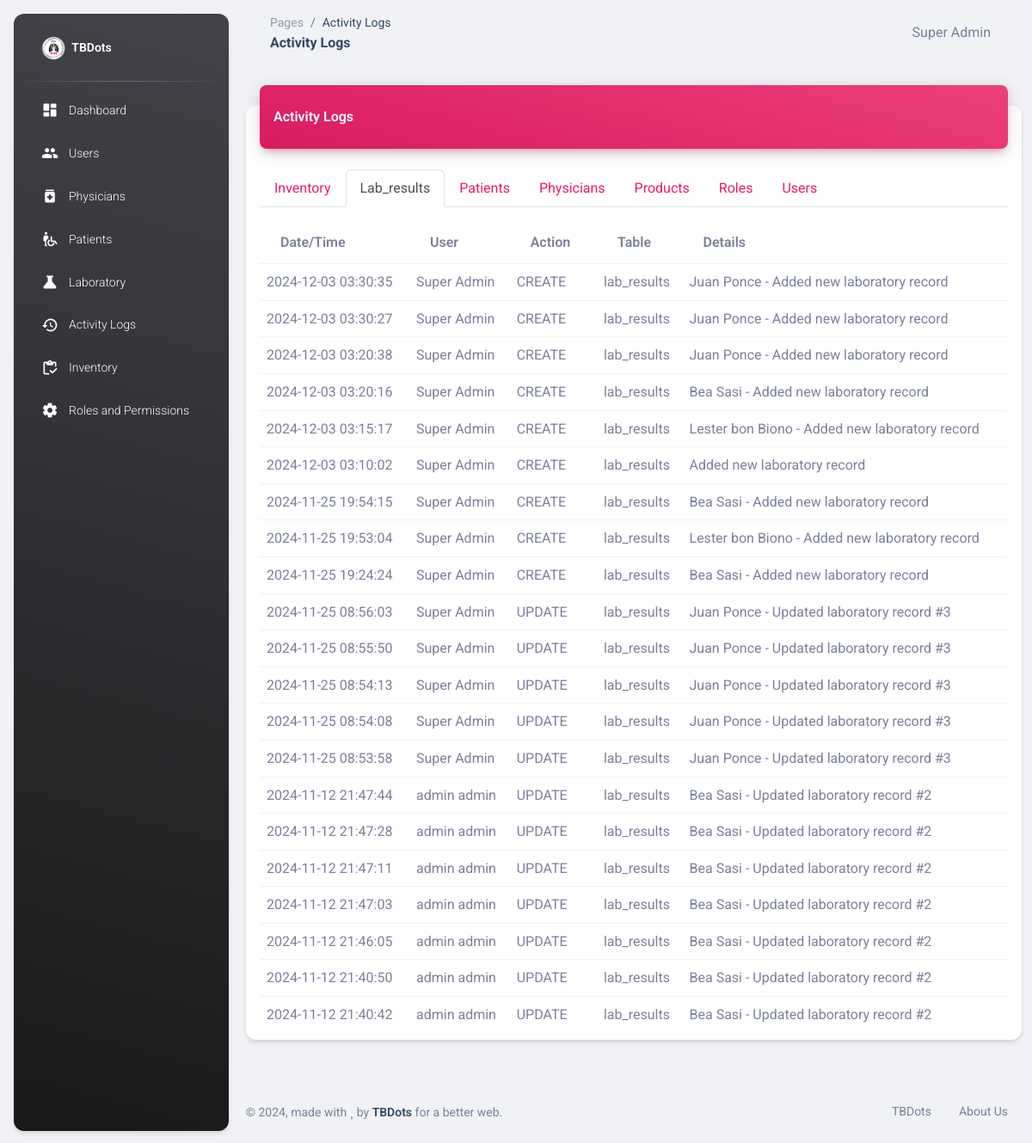
The app's page /activity_logs.php?table=lab_results (signed in) with its own data.
### tables this page shows
CREATE TABLE IF NOT EXISTS `activity_logs` (
  `id` int NOT NULL AUTO_INCREMENT,
  `user_id` int NOT NULL,
  `action` varchar(50) DEFAULT NULL,
  `table_name` varchar(50) NOT NULL,
  `record_id` int NOT NULL,
  `details` text,
  `created_at` timestamp NOT NULL DEFAULT CURRENT_TIMESTAMP,
  PRIMARY KEY (`id`),
  KEY `FK_logs_user` (`user_id`),
  CONSTRAINT `FK_logs_user` FOREIGN KEY (`user_id`) REFERENCES `users` (`id`)
);

CREATE TABLE IF NOT EXISTS `users` (
  `id` int NOT NULL AUTO_INCREMENT,
  `username` varchar(50) NOT NULL,
  `password` text NOT NULL,
  `first_name` text NOT NULL,
  `last_name` text NOT NULL,
  `role` int NOT NULL DEFAULT '0',
  `updated_at` timestamp NOT NULL DEFAULT CURRENT_TIMESTAMP,
  `created_at` timestamp NOT NULL DEFAULT CURRENT_TIMESTAMP ON UPDATE CURRENT_TIMESTAMP,
  PRIMARY KEY (`id`),
  KEY `FK_users_roles` (`role`),
  CONSTRAINT `FK_users_roles` FOREIGN KEY (`role`) REFERENCES `roles` (`id`) ON DELETE CASCADE ON UPDATE CASCADE
);

### activity_logs.php (the view, shortened to what this page needs)
<?php
require_once "connection/db.php";
include_once('head.php');
$action_filter = $_GET['action'] ?? '';
$table_filter = $_GET['table'] ?? 'all';
$date_filter = $_GET['date'] ?? '';
$search = $_GET['search'] ?? '';
$query = "
    SELECT al.*, u.first_name, u.last_name,
    -- For inventory logs
    CASE
        WHEN al.table_name = 'inventory' THEN p.brand_name
        -- For lab results logs
        WHEN al.table_name = 'lab_results' THEN pat.fullname
        -- For products logs
        WHEN al.table_name = 'products' THEN p2.brand_name
        ELSE NULL
    END as related_name
    FROM activity_logs al
    LEFT JOIN users u ON al.user_id = u.id
    -- Join for inventory logs
    LEFT JOIN inventory i ON (al.table_name = 'inventory' AND al.record_id = i.id)
    LEFT JOIN products p ON i.product_id = p.id
    -- Join for lab results logs
    LEFT JOIN lab_results lr ON (al.table_name = 'lab_results' AND al.record_id = lr.id)
    LEFT JOIN patients pat ON lr.patient_id = pat.id
    -- Join for products logs
    LEFT JOIN products p2 ON (al.table_name = 'products' AND al.record_id = p2.id)
    WHERE 1=1
    AND al.action != 'DELETE'
";
if ($table_filter) {
    $query .= " AND al.table_name = '" . $conn->real_escape_string($table_filter) . "'";
}
$query .= " ORDER BY al.created_at DESC";
$result = $conn->query($query);
$tables_query = "SELECT DISTINCT table_name FROM activity_logs ORDER BY table_name";
$tables_result = $conn->query($tables_query);
$available_tables = [];
while ($table = $tables_result->fetch_assoc()) {
    $available_tables[] = $table['table_name'];
}
?>
<body class="g-sidenav-show bg-gray-200">
  <?php include_once('sidebar.php'); ?>
  <main class="main-content position-relative max-height-vh-100 h-100 border-radius-lg">
    <?php include_once('navbar.php'); ?>
    <div class="container-fluid py-4">
      <div class="row">
        <div class="col-12">
          <div class="card my-4">
            <div class="card-header p-0 position-relative mt-n4 mx-3 z-index-2">
              <div class="bg-gradient-primary shadow-primary border-radius-lg pt-4 pb-3">
                <h6 class="text-white text-capitalize ps-3">Activity Logs</h6>
              </div>
            </div>
            <div class="card-body px-3 pb-2">
              <ul class="nav nav-tabs mb-3" id="activityTabs" role="tablist">
                  <?php foreach ($available_tables as $table): ?>
                  <li class="nav-item" role="presentation">
                      <a class="nav-link <?= $table_filter === $table ? 'active' : '' ?>"
                         href="?table=<?= urlencode($table) ?><?= $action_filter ? '&action='.$action_filter : '' ?><?= $date_filter ? '&date='.$date_filter : '' ?><?= $search ? '&search='.$search : '' ?>">
                          <?= ucfirst($table) ?>
                      </a>
                  </li>
                  <?php endforeach; ?>
              </ul>
              <div class="table-responsive">
                <table class="table align-items-center mb-0">
                  <thead>
                    <tr>
                      <th>Date/Time</th>
                      <th>User</th>
                      <th>Action</th>
                      <th>Table</th>
                      <th>Details</th>
                    </tr>
                  </thead>
                  <tbody>
                    <?php while($row = $result->fetch_assoc()): ?>
                      <tr>
                        <td><?= date('Y-m-d H:i:s', strtotime($row['created_at'])) ?></td>
                        <td><?= htmlspecialchars($row['first_name'] . ' ' . $row['last_name']) ?></td>
                        <td><?= $row['action'] ?></td>
                        <td><?= $row['table_name'] ?></td>
                        <td>
                          <?php if ($row['related_name']): ?>
                            <?= htmlspecialchars($row['related_name']) ?> -
                          <?php endif; ?>
                          <?= htmlspecialchars($row['details']) ?>
                        </td>
                      </tr>
                    <?php endwhile; ?>
                  </tbody>
                </table>
              </div>
            </div>
          </div>
        </div>
      </div>
    </div>
    <?php include_once('footer.php'); ?>
  </main>
</body>
</html>

### records on screen
activity_logs: created_at "2024-12-03 03:30:35", user.last_name "Super Admin", action "CREATE", table_name "lab_results", related_name "Juan Ponce", details "Added new laboratory record"
activity_logs: created_at "2024-12-03 03:30:27", user.last_name "Super Admin", action "CREATE", table_name "lab_results", related_name "Juan Ponce", details "Added new laboratory record"
activity_logs: created_at "2024-12-03 03:20:38", user.last_name "Super Admin", action "CREATE", table_name "lab_results", related_name "Juan Ponce", details "Added new laboratory record"
activity_logs: created_at "2024-12-03 03:20:16", user.last_name "Super Admin", action "CREATE", table_name "lab_results", related_name "Bea Sasi", details "Added new laboratory record"
activity_logs: created_at "2024-12-03 03:15:17", user.last_name "Super Admin", action "CREATE", table_name "lab_results", related_name "Lester bon Biono", details "Added new laboratory record"
activity_logs: created_at "2024-12-03 03:10:02", user.last_name "Super Admin", action "CREATE", table_name "lab_results", details "Added new laboratory record"
activity_logs: created_at "2024-11-25 19:54:15", user.last_name "Super Admin", action "CREATE", table_name "lab_results", related_name "Bea Sasi", details "Added new laboratory record"
activity_logs: created_at "2024-11-25 19:53:04", user.last_name "Super Admin", action "CREATE", table_name "lab_results", related_name "Lester bon Biono", details "Added new laboratory record"
activity_logs: created_at "2024-11-25 19:24:24", user.last_name "Super Admin", action "CREATE", table_name "lab_results", related_name "Bea Sasi", details "Added new laboratory record"
activity_logs: created_at "2024-11-25 08:56:03", user.last_name "Super Admin", action "UPDATE", table_name "lab_results", related_name "Juan Ponce", details "Updated laboratory record #3"
activity_logs: created_at "2024-11-25 08:55:50", user.last_name "Super Admin", action "UPDATE", table_name "lab_results", related_name "Juan Ponce", details "Updated laboratory record #3"
activity_logs: created_at "2024-11-25 08:54:13", user.last_name "Super Admin", action "UPDATE", table_name "lab_results", related_name "Juan Ponce", details "Updated laboratory record #3"
activity_logs: created_at "2024-11-25 08:54:08", user.last_name "Super Admin", action "UPDATE", table_name "lab_results", related_name "Juan Ponce", details "Updated laboratory record #3"
activity_logs: created_at "2024-11-25 08:53:58", user.last_name "Super Admin", action "UPDATE", table_name "lab_results", related_name "Juan Ponce", details "Updated laboratory record #3"
activity_logs: created_at "2024-11-12 21:47:44", user.last_name "admin admin", action "UPDATE", table_name "lab_results", related_name "Bea Sasi", details "Updated laboratory record #2"
activity_logs: created_at "2024-11-12 21:47:28", user.last_name "admin admin", action "UPDATE", table_name "lab_results", related_name "Bea Sasi", details "Updated laboratory record #2"
activity_logs: created_at "2024-11-12 21:47:11", user.last_name "admin admin", action "UPDATE", table_name "lab_results", related_name "Bea Sasi", details "Updated laboratory record #2"
activity_logs: created_at "2024-11-12 21:47:03", user.last_name "admin admin", action "UPDATE", table_name "lab_results", related_name "Bea Sasi", details "Updated laboratory record #2"
activity_logs: created_at "2024-11-12 21:46:05", user.last_name "admin admin", action "UPDATE", table_name "lab_results", related_name "Bea Sasi", details "Updated laboratory record #2"
activity_logs: created_at "2024-11-12 21:40:50", user.last_name "admin admin", action "UPDATE", table_name "lab_results", related_name "Bea Sasi", details "Updated laboratory record #2"
activity_logs: created_at "2024-11-12 21:40:42", user.last_name "admin admin", action "UPDATE", table_name "lab_results", related_name "Bea Sasi", details "Updated laboratory record #2"

### other values on screen
str_replace('_', ' ', str_replace('.php', '', $page_name)) "Activity Logs"
$_SESSION['fullname'] "Super Admin"
$table "Inventory"
$table "Lab_results"
$table "Patients"
$table "Physicians"
$table "Products"
$table "Roles"
$table "Users"
